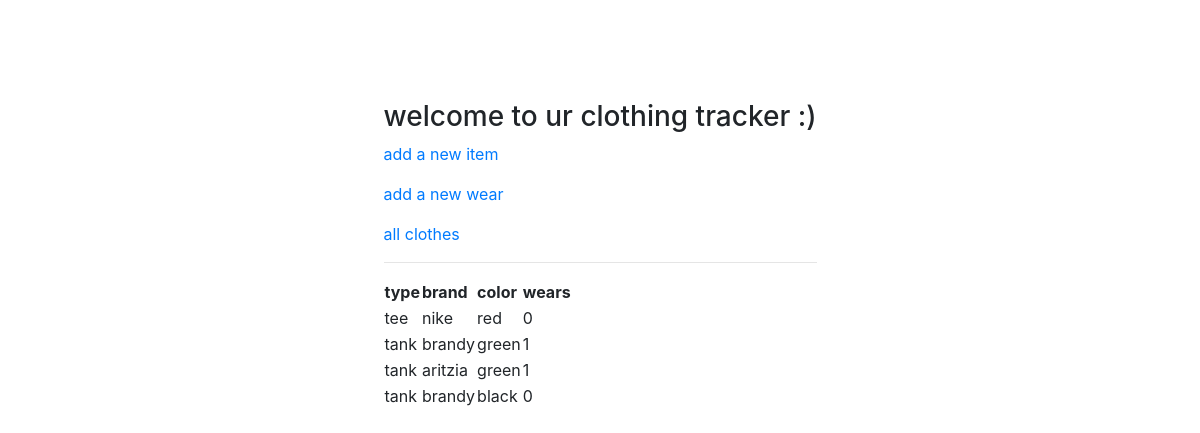
The page /tops on the database as committed earlier.
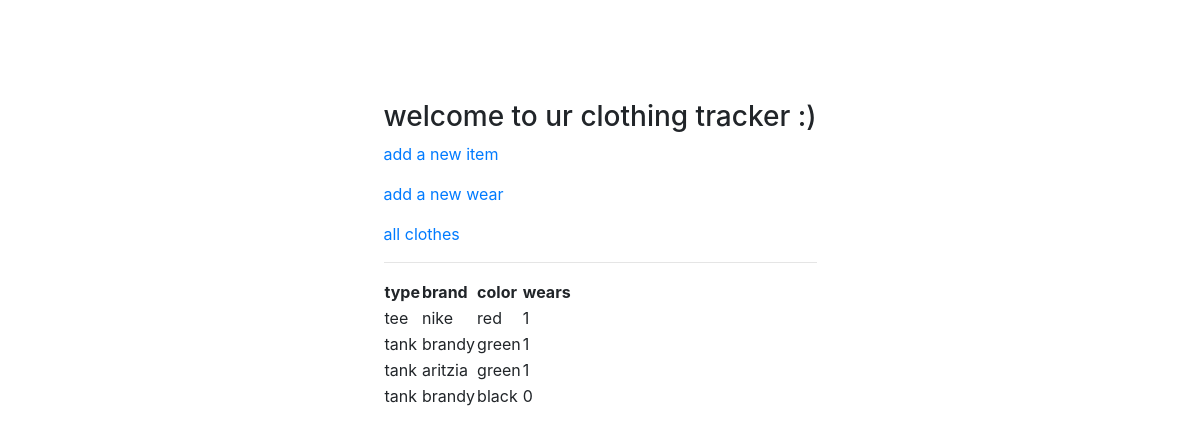
The same page on the database as committed later.
### app.py (models this page shows, shortened)
class Clothes(db.Model):
    id = db.Column(db.Integer, primary_key=True)
    category = db.Column(db.String(80), unique=False, nullable=False) # category = top, etc.
    type = db.Column(db.String(80), unique=False, nullable=False) # type = tank top, t shirt, etc.
    color = db.Column(db.String(80), unique=False, nullable=False)
    brand = db.Column(db.String(80), unique=False, nullable=False)
    wears = db.Column(db.Integer)
    created = db.Column(db.DateTime, default=datetime.datetime.utcnow)

### app.py (the view)
@app.route('/tops')
def tops():
    return render_template('show_tops.html', clothes = Clothes.query.filter_by(category='top'))

### templates/show_tops.html (shortened to what this page needs)
<!DOCTYPE html>
<html lang = "en">
   <head>
        <link rel="stylesheet" href="https://stackpath.bootstrapcdn.com/bootstrap/4.3.1/css/bootstrap.min.css">
        <link rel="stylesheet" href="/static/css/page.css">
   </head>
   <body>
      <h3>
         <a> welcome to ur clothing tracker :)</a>
      </h3>
      <p>
        <a href = "{{ url_for('new_item') }}"> add a new item </a>
      </p>
      <p>
         <a href = "{{ url_for('new_wear') }}"> add a new wear </a>
       </p>
       <p>
         <a href = "{{ url_for('show_all') }}"> all clothes </a>
       </p>
      <hr/>
      <table>
         <thead>
            <tr>
               <th>type</th>
               <th>brand</th>
               <th>color</th>
               <th>wears</th>
            </tr>
         </thead>
         <tbody>
            {% for item in clothes %}
               <tr>
                  <td>{{ item.type }}</td>
                  <td>{{ item.brand }}</td>
                  <td>{{ item.color }}</td>
                  <td>{{ item.wears }}</td>
               </tr>
            {% endfor %}
         </tbody>
      </table>
   </body>
</html>

Rows that differ between the two databases and show on the page:
changed Clothes "tee": wears "0" → "1"
